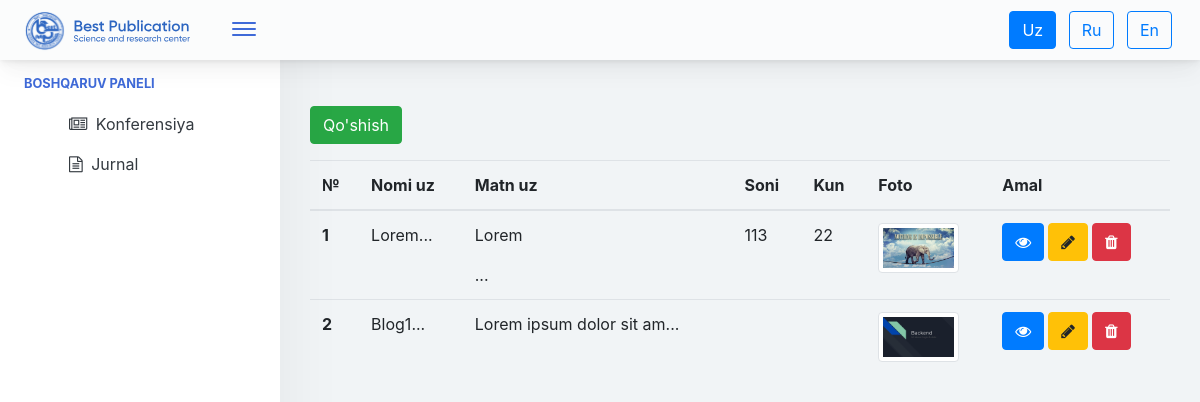
/admin/blog (signed in), run on the app's committed database.
### tables this page shows
CREATE TABLE `blog` (
  `id` int(11) NOT NULL,
  `name_uz` varchar(255) NOT NULL,
  `name_en` varchar(255) NOT NULL,
  `name_ru` varchar(255) NOT NULL,
  `content_uz` text NOT NULL,
  `content_en` text NOT NULL,
  `content_ru` text NOT NULL,
  `photo` varchar(255) NOT NULL,
  `soni` varchar(255) NOT NULL,
  `kuni` varchar(255) NOT NULL,
  `yonalish_uz` varchar(255) NOT NULL,
  `yonalish_ru` varchar(255) NOT NULL,
  `yonalish_en` varchar(255) NOT NULL,
  `code` varchar(255) NOT NULL,
  `vaqt` datetime NOT NULL
);

### admin/config.php (called while the page is built, shortened)
<?php
if (isset($_COOKIE['lang'])){
    $lang = $_COOKIE['lang'];
}else {
    $lang = "uz";
}

### admin/pages/blog/index.php (the view, shortened to what this page needs)
<?php
global $local_strings;
global $lang;
?>
<a href="/admin/blog/create" class="btn btn-success my-3">
    <? echo $local_strings[$lang]['create']; ?>
</a>
<table class="table table-hover">
    <thead>
    <tr>
        <th>№</th>
        <th><? echo $local_strings[$lang]['name']; ?> <?=$lang;?></th>
        <th><? echo $local_strings[$lang]['description']; ?> <?=$lang;?></th>
        <th><?=$local_strings[$lang]['daycount']; ?></th>
        <th><?=$local_strings[$lang]['p4']; ?></th>
        <th><? echo $local_strings[$lang]['photo'];?></th>
        <th><? echo $local_strings[$lang]['action']; ?></th>
    </tr>
    </thead>
    <tbody>
    <?php
    $blogs = getAll("blog");
    if ($blogs !== null && $blogs !== "") {
        $i = 1;
        foreach ($blogs as $blog) {
            echo "<tr>";
            echo "<th>" . $i++ . "</th>";
            echo "<td>" .substr($blog['name_'.$lang], 0, 25) ."...</td>";
            echo "<td>" .substr($blog['content_'.$lang], 0, 25) ."...</td>";
            echo "<td>" .$blog['soni']."</td>";
            echo "<td>" .$blog['kuni']."</td>";
            echo "<td> <img src='/uploads/".$blog['photo']."'class='img-thumbnail' style='height: 50px'> </td>";
            echo "<td><a href='/admin/blog/view/" . $blog['id'] . "' class='btn btn-primary mr-1'><i class='fa fa-eye'></i></a>";
            echo "<a href='/admin/blog/edit/" . $blog['id'] . "' class='btn btn-warning mr-1'><i class='fa fa-pencil'></i></a>";
            echo "<a href='/admin/blog/delete/" . $blog['id'] . "' class='btn btn-danger'><i class='fa fa-trash'></i></a></td>";
            echo "</tr>";
        }
    }
    ?>
    </tbody>
</table>

### data on the page
blog: name_uz "Lorem", content_uz "Lorem", soni "113", kuni "22", photo (picture)
blog: name_uz "Blog1", content_uz "Lorem ipsum dolor sit am", photo (picture)

### other printed values
$local_strings[$lang]["admin_panel"] "BOSHQARUV PANELI"
$local_strings[$lang]["sidebar5"] "Konferensiya"
$local_strings[$lang]["sidebar2"] "Jurnal"
$local_strings[$lang]['create'] "Qo'shish"
$local_strings[$lang]['name'] "Nomi"
$lang "uz"
$local_strings[$lang]['description'] "Matn"
$local_strings[$lang]['daycount'] "Soni"
$local_strings[$lang]['p4'] "Kun"
$local_strings[$lang]['photo'] "Foto"
$local_strings[$lang]['action'] "Amal"
